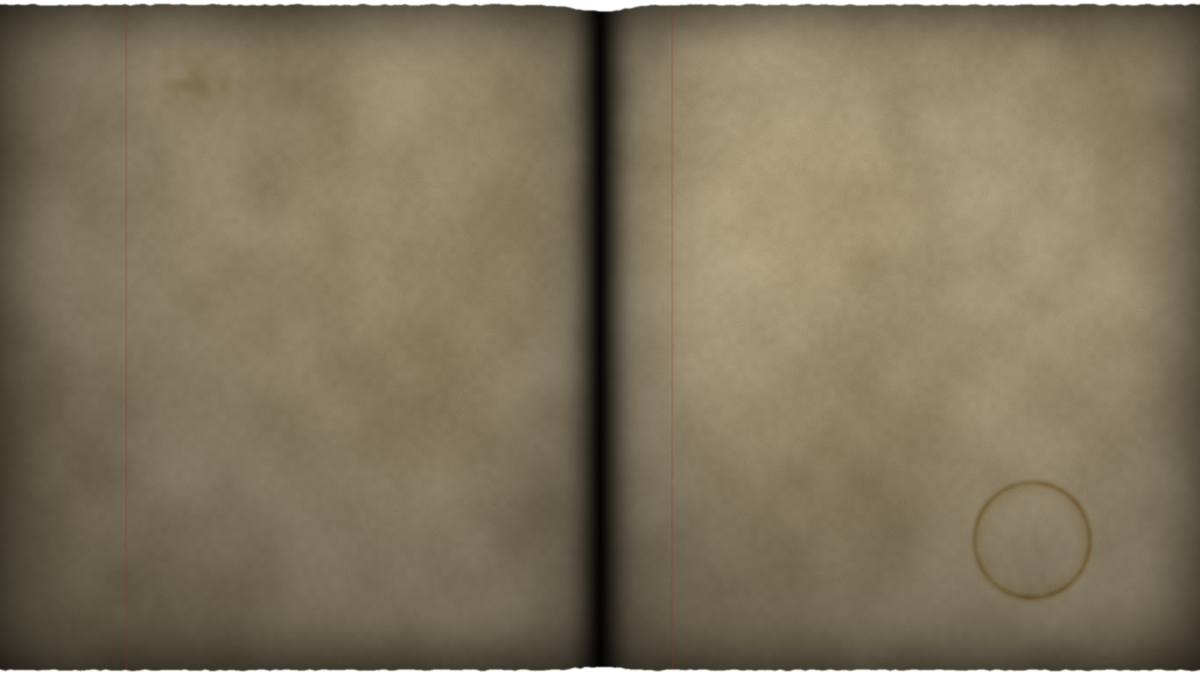
#> input picture Assets/Art/Cenario1/diario_aberto.png, 2400 x 1350 px, found by its file name (shown at 1/2 size)
$ python diario_preview.py
#> lines starting #> are read from the running program, lines starting #| are printed output that depends on the picture
"""Prévia: mesmo layout que o IntroCutscene usa na Unity (1920x1080)."""
from PIL import Image, ImageDraw, ImageFont
F='/tmp/claude-0/fonts/Caveat-500.ttf'
DW,DH=1760,990        # diário na tela
book=Image.open('diario/diario_aberto.png').resize((DW,DH),Image.LANCZOS)
font=ImageFont.truetype(F,44); fdate=ImageFont.truetype(F,54)
ink=(32,34,50,255)
# áreas de texto (px dentro do diário): página esquerda e direita
AREAS=[(185,95,620,800),(DW//2+95,95,620,800)]
LH=52; GAP=20; DATEH=72
entries=["Mais um dia exaustivo no trabalho.","Eu já nem lembro da última vez que cheguei em casa sem sentir o corpo pesado.","Meu nome é Kai.","Faço o suficiente para não ser demitido.\nE pouco o bastante para ninguém me notar.","O Souta entrou na empresa no mesmo dia que eu.\nMesma sala de espera. Mesmo nervosismo. Mesmo sonho.","Hoje ele tem sala própria, reconhecimento, um futuro.\nEu tenho a mesma mesa de sempre.","Ele nunca me tratou diferente por isso.\nTalvez seja essa a parte que mais pesa.","Hoje, antes de sair, ele me esperou na porta.\n“Vamos juntos, Kai. Ainda dá tempo de pegar o último trem.”","Eu disse que sim.\nNão tinha forças para dizer não.","O último trem da noite.\nEu só queria fechar os olhos por um minuto..."]
dd=ImageDraw.Draw(book.copy())
def wrap(t,w):
    out=[]
    for para in t.split('\n'):
        line=''
        for word in para.split(' '):
            c=(line+' '+word).strip()
            if dd.textlength(c,font=font)<=w: line=c
            else: out.append(line); line=word
        out.append(line)
    return out
spreads=[]; spread=[[],[]]; side=0; used=DATEH+GAP; spread[0].append(('date','Dia 20 de outubro.'))
for e in entries:
    ls=wrap(e,AREAS[side][2]); need=len(ls)*LH+(GAP if spread[side] else 0)
    if used+need>AREAS[side][3]:
        side+=1; used=0
        if side>1: spreads.append(spread); spread=[[],[]]; side=0
        need=len(ls)*LH
    spread[side].append(('e',ls)); used+=need
spreads.append(spread)
print('abertas:',len(spreads),[[len(p) for p in s] for s in spreads])
for si,s in enumerate(spreads):
    b=book.copy(); d=ImageDraw.Draw(b)
    for side,items in enumerate(s):
        x0,y,w,h=AREAS[side]
        for k,(kind,v) in enumerate(items):
            if kind=='date': d.text((x0+8,y),v,font=fdate,fill=ink); y+=DATEH+GAP; continue
            if k>0 and items[k-1][0]!='date': y+=GAP
            for l in v: d.text((x0,y),l,font=font,fill=ink); y+=LH
    scr=Image.new('RGBA',(1920,1080),(0,0,0,255))
    r=b.rotate(-0.8,resample=Image.BICUBIC,expand=True)
    scr.alpha_composite(r,((1920-r.width)//2,(1080-r.height)//2+8))
    scr.convert('RGB').resize((960,540)).save(f'diario/prev_aberta{si+1}.png')
#> this loop made 2 passes
#> pass 1, `r=b.rotate(-0.8,resample=Image.BICUBIC,expand=True)`:
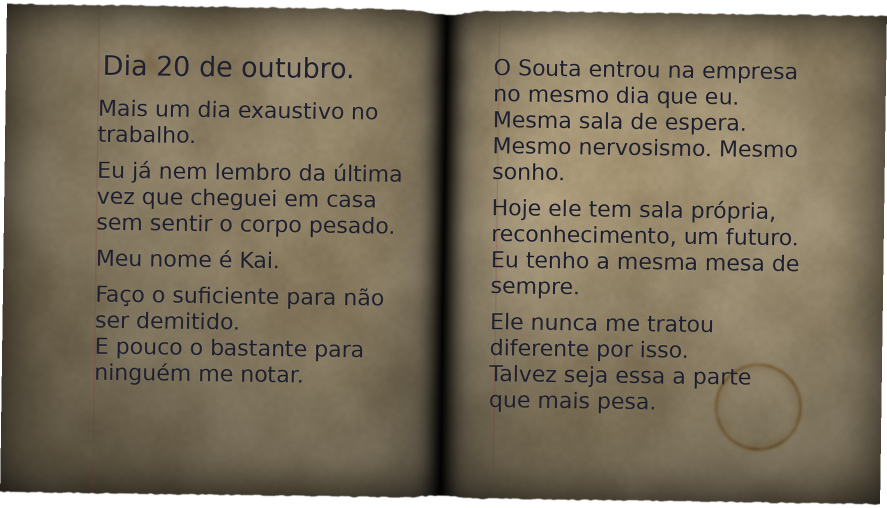
#> r: PIL image 1774x1016 RGBA (shown at 1/2 size); mean R, G, B, A 112.6, 102.2, 82.2, 242.8; transparent parts drawn white
#> pass 1, `scr.convert('RGB').resize((960,540)).save(f'diario/prev_aberta{si+1}.p..`:
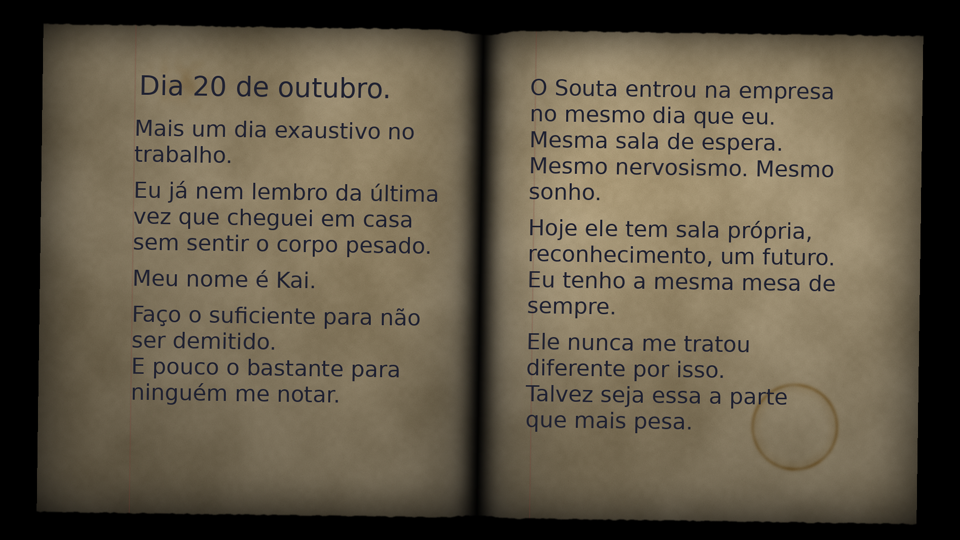
#> saved as prev_aberta1.png: PIL image 960x540 RGB; mean R, G, B 97.6, 88.7, 71.4
#> pass 2, `r=b.rotate(-0.8,resample=Image.BICUBIC,expand=True)`:
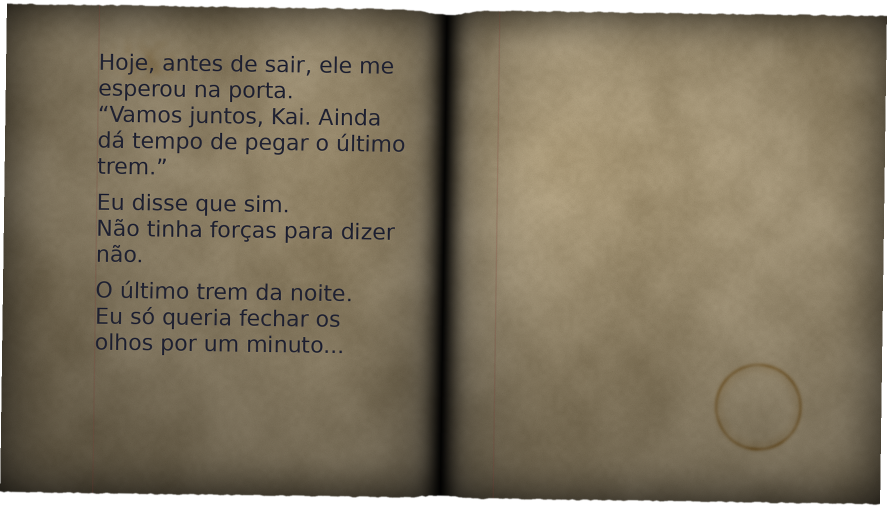
#> r: PIL image 1774x1016 RGBA (shown at 1/2 size); mean R, G, B, A 116.1, 105.2, 83.9, 242.8; transparent parts drawn white
#> after the loop:
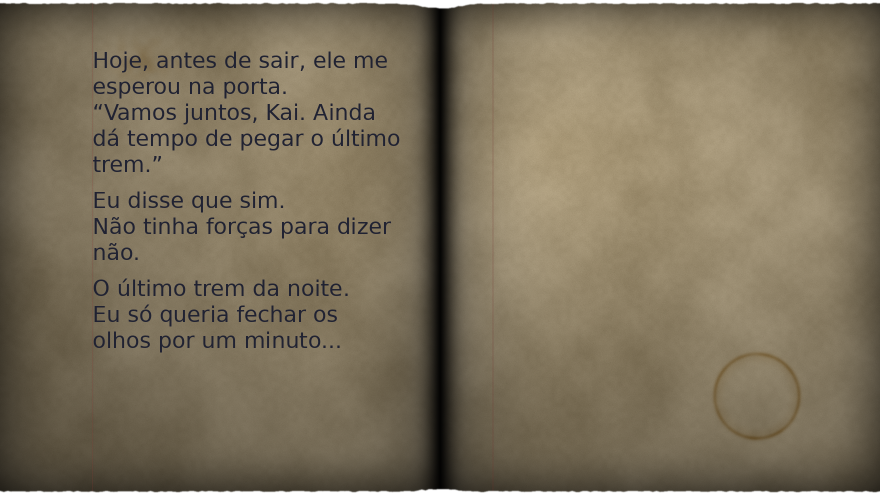
#> b: PIL image 1760x990 RGBA (shown at 1/2 size); mean R, G, B, A 120.6, 109.4, 87.4, 251.1; transparent parts drawn white
#> after the loop:
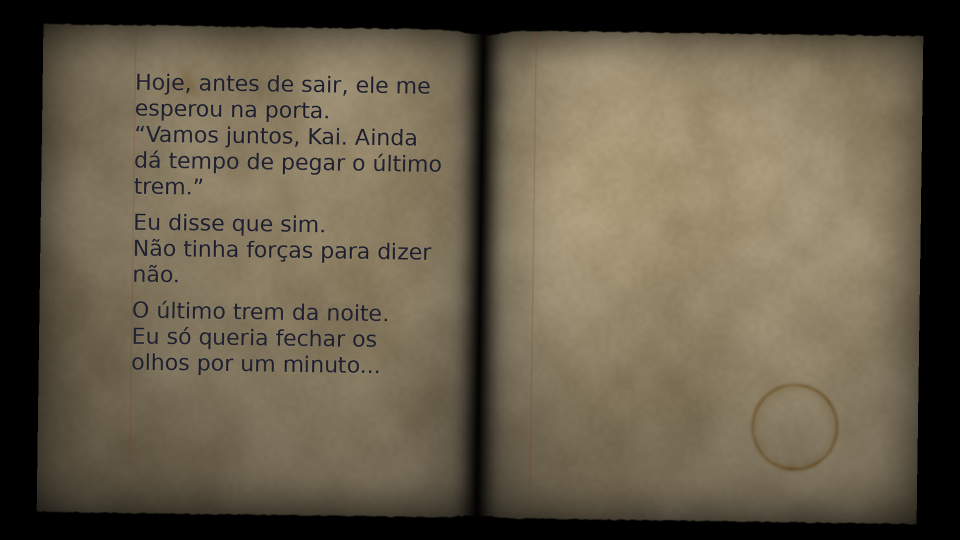
#> scr: PIL image 1920x1080 RGBA (shown at 1/2 size); mean R, G, B, A 100.7, 91.3, 72.8, 255
